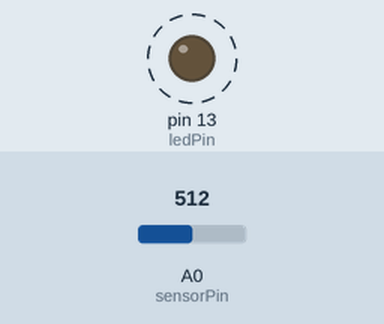
Simulated run of this sketch. Board: Arduino Uno, built with avr-gcc and run on an emulated ATmega328P. On the bench: output pins drawn as LEDs (lit = HIGH). Dashed ring = blinking. Inputs (shaded band) come from the test bench; at power-on: A0 (sensorPin) = 512. What the sketch prints to the serial monitor is not drawn.

Above: at 3.0 s.
3.1 s: A0 (sensorPin) set to 0
9.4 s: A0 (sensorPin) set to 1023
Timing chart, 0 to 21.4 s (numbered marks = the images above; inputs shaded):
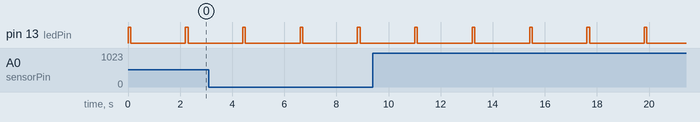

Measured:
- by itself, pin 13 (ledPin): alternates HIGH for 0.10 s and LOW for 2.1 s

The sketch:

AirQ.ino
```cpp
// GAS SENSOR MQ-2

// This sensor can detect smoke, methane, carbon dioxide and other gases


//VARIABLES
float Ro = 10000.0;    // this has to be tuned 10K Ohm
int sensorPin = 0;  // select the input pin for the sensor
int ledPin = 13;    // select the pin for the LED
int val = 0;        // variable to store the value coming from the sensor
float Vrl = 0.0;
float Rs = 0.0;
float ratio = 0.0;


// SETUP
void setup() {
pinMode(ledPin, OUTPUT); // declare the ledPin as an OUTPUT
Serial.begin(9600);      // initialize serial communication with computer
// analogReference(EXTERNAL);
}

// get CO ppm
float get_CO (float ratio){
  float ppm = 0.0;
  ppm = 37143 * pow (ratio, -3.178);
return ppm;
}

// LOOP
void loop() {

val = analogRead(sensorPin);     // read the value from the analog sensor
Serial.println(val);             // send it to the computer (as ASCII digits)
digitalWrite(ledPin, HIGH);      // turn the ledPin on
delay(100);                      // stop the program for some time
digitalWrite(ledPin, LOW);       // turn the ledPin off
delay(100);                      // stop the program for some time

Vrl = val * ( 5.00 / 1024.0  );      // V
Rs = 20000 * ( 5.00 - Vrl) / Vrl ;   // Ohm
ratio =  Rs/Ro;

Serial.print ( "Vrl / Rs / ratio:");
Serial.print (Vrl);
Serial.print(" ");
Serial.print (Rs);
Serial.print(" ");
Serial.println(ratio);
Serial.print ( "CO ppm :");
Serial.println(get_CO(ratio));
Serial.println("");


delay(2000);
}
```
